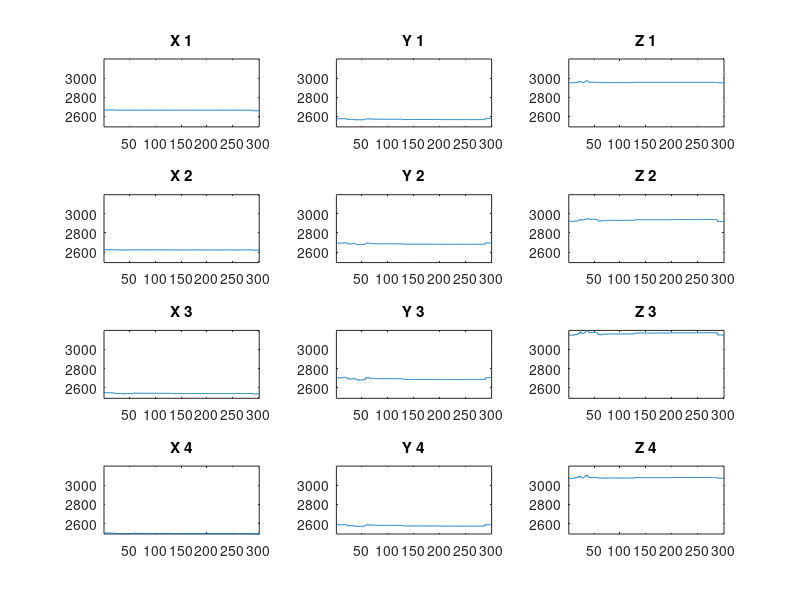

Reproduce this figure in MATLAB. (Note: this script raises an error after producing the figure.)
%%
close all;
clear all;


%%

timeline = 1;
%templine =1;

M = dlmread('zart_kezzel_mozgat.txt', ' ');










%%

temp=M(:, 15:15);
M= M(:, 3:14);

MIN =0;
MAX= 4096;
MIN = min( min(M));
MAX = max( max(M));

%MAX = 3000;
%MIN = 1500;


%%
%%
if timeline == 1
figure(1);

subplot(4,3,1)
plot( M(:,1))
title('X 1')
axis([-inf,inf,MIN, MAX])

subplot(4,3,4)
plot( M(:,4))
title('X 2')
axis([-inf,inf,MIN, MAX])

subplot(4,3,7)
plot( M(:,7))
title('X 3')
axis([-inf,inf,MIN, MAX])

subplot(4,3,10)
plot( M(:,10))
title('X 4')
axis([-inf,inf,MIN, MAX])


subplot(4,3,2)
plot( M(:,2))
title('Y 1')
axis([-inf,inf,MIN, MAX])

subplot(4,3,5)
plot( M(:,5))
title('Y 2')
axis([-inf,inf,MIN, MAX])

subplot(4,3,8)
plot( M(:,8))
title('Y 3')
axis([-inf,inf,MIN, MAX])

subplot(4,3,11)
plot( M(:,11))
title('Y 4')
axis([-inf,inf,MIN, MAX])


subplot(4,3,3)
plot( M(:,3))
title('Z 1')
axis([-inf,inf,MIN, MAX])

subplot(4,3,6)
plot( M(:,6))
title('Z 2')
axis([-inf,inf,MIN, MAX])

subplot(4,3,9)
plot( M(:,9))
title('Z 3')
axis([-inf,inf,MIN, MAX])

subplot(4,3,12)
plot( M(:,12))
title('Z 4')
axis([-inf,inf,MIN, MAX])

end

%%
if templine ==1

figure(2);

subplot(4,3,1)
scatter(temp, M(:,1),'.')
title('X 1')
axis([-inf,inf,MIN, MAX])

subplot(4,3,4)
scatter(temp, M(:,4),'.')
title('X 2')
axis([-inf,inf,MIN, MAX])

subplot(4,3,7)
scatter(temp, M(:,7),'.')
title('X 3')
axis([-inf,inf,MIN, MAX])

subplot(4,3,10)
scatter(temp, M(:,10),'.')
title('X 4')
axis([-inf,inf,MIN, MAX])


subplot(4,3,2)
scatter(temp, M(:,2),'.')
title('Y 1')
axis([-inf,inf,MIN, MAX])

subplot(4,3,5)
scatter(temp, M(:,5),'.')
title('Y 2')
axis([-inf,inf,MIN, MAX])

subplot(4,3,8)
scatter(temp, M(:,8),'.')
title('Y 3')
axis([-inf,inf,MIN, MAX])

subplot(4,3,11)
scatter(temp, M(:,11),'.')
title('Y 4')
axis([-inf,inf,MIN, MAX])


subplot(4,3,3)
scatter(temp, M(:,3),'.')
title('Z 1')
axis([-inf,inf,MIN, MAX])

subplot(4,3,6)
scatter(temp, M(:,6),'.')
title('Z 2')
axis([-inf,inf,MIN, MAX])

subplot(4,3,9)
scatter(temp, M(:,9),'.')
title('Z 3')
axis([-inf,inf,MIN, MAX])

subplot(4,3,12)
scatter(temp, M(:,12),'.')
title('Z 4')
axis([-inf,inf,MIN, MAX])

end

